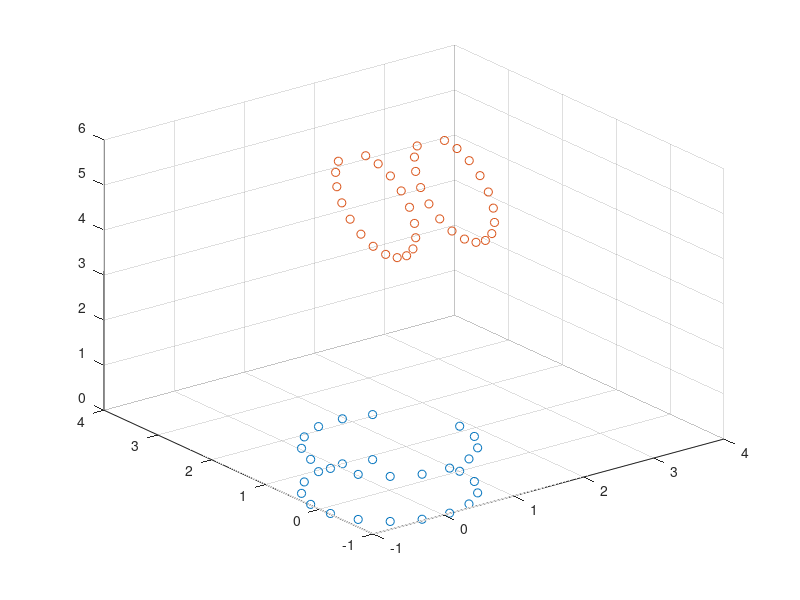

The MATLAB script that drew this image: (Note: this script raises an error after producing the figure.)
% TP Optimization Project
clc
clear all

%% Data Creating
[X,Y,Z] = cylinder([1 1],20);

[~,n] = size(X);

% First
X0 = X(:,round(0.2*n):round(n)); %discard 20% points           
Y0 = Y(:,round(0.2*n):round(n));                                       
Z0 = Z(:,round(0.2*n):round(n));              

[m0,n0] = size(X0);
data0 = [reshape(X0,m0*n0,1),reshape(Y0,m0*n0,1),reshape(Z0,m0*n0,1)];

% rotation in 3 planes
theta_xy = pi/3;
theta_xz = pi/6;
theta_yz = pi/3;
R_xy = [cos(theta_xy) -sin(theta_xy) 0;sin(theta_xy) cos(theta_xy) 0; 0 0 1];
R_xz = [cos(theta_xz) 0 -sin(theta_xz);0 1 0; sin(theta_xz) 0 cos(theta_xz)];
R_yz = [1 0 0; 0 cos(theta_yz) -sin(theta_yz);0 sin(theta_yz) cos(theta_yz)];

meand0 = mean(data0);
data1 = (R_xy * R_xz*R_yz*(data0-repmat(meand0,m0*n0,1))')' + repmat(meand0,m0*n0,1);


% translate in 3 directions
data1(:,1) = data1(:,1) + 2;
data1(:,2) = data1(:,2) + 2;
data1(:,3) = data1(:,3) + 4;

% Create another cylinder
[X,Y,Z] = cylinder([1 1],17);
[~,n] = size(X);

% % First
X0 = X(:,round(0.2*n):round(n)); %discard 20% points           
Y0 = Y(:,round(0.2*n):round(n));                                       
Z0 = Z(:,round(0.2*n):round(n));              

[m0,n0] = size(X0);
data0 = [reshape(X0,m0*n0,1),reshape(Y0,m0*n0,1),reshape(Z0,m0*n0,1)];

figure();
axis normal
scatter3(data0(:,1),data0(:,2),data0(:,3),'o'), hold on
scatter3(data1(:,1),data1(:,2),data1(:,3),'r*');
hold off;

%% fitting
figure;
mean_d0 = mean(data0);
mean_d1 = mean(data1);
translate = mean_d1 - mean_d0;


data1_new(:,1) = data1(:,1) - translate(1);
data1_new(:,2) = data1(:,2) - translate(2);
data1_new(:,3) = data1(:,3) - translate(3);



%initial point
p0 = [2*pi/3,0,0];

obj = @(p) costfunction_SA(data0,data1_new,p);
p2 = simulannealbnd(obj,p0);
p2 = fminsearch(obj,p2);

t_xy_min = p2(1);
t_xz_min = p2(2);
t_yz_min = p2(3);

scatter3(data0(:,1),data0(:,2),data0(:,3),'o'), hold on

R_xy = [cos(t_xy_min) -sin(t_xy_min) 0;sin(t_xy_min) cos(t_xy_min) 0; 0 0 1];
R_xz = [cos(t_xz_min) 0 -sin(t_xz_min);0 1 0; sin(t_xz_min) 0 cos(t_xz_min)];
R_yz = [1 0 0; 0 cos(t_yz_min) -sin(t_yz_min);0 sin(t_yz_min) cos(t_yz_min)];


[m_new1,~] = size(data1_new);
meand0 = mean(data1_new);
data1_new = (R_xy *R_yz * R_xz * (data1_new-repmat(meand0,m_new1,1))')' + repmat(meand0,m_new1,1);

mean_new = mean(data1_new);
translate = mean_new - mean_d0;



data1_new(:,1) = data1_new(:,1) - translate(1);
data1_new(:,2) = data1_new(:,2) - translate(2);
data1_new(:,3) = data1_new(:,3) - translate(3);



scatter3(data0(:,1),data0(:,2),data0(:,3),'o'), hold on
scatter3(data1_new(:,1),data1_new(:,2),data1_new(:,3),'*','r'); hold off;